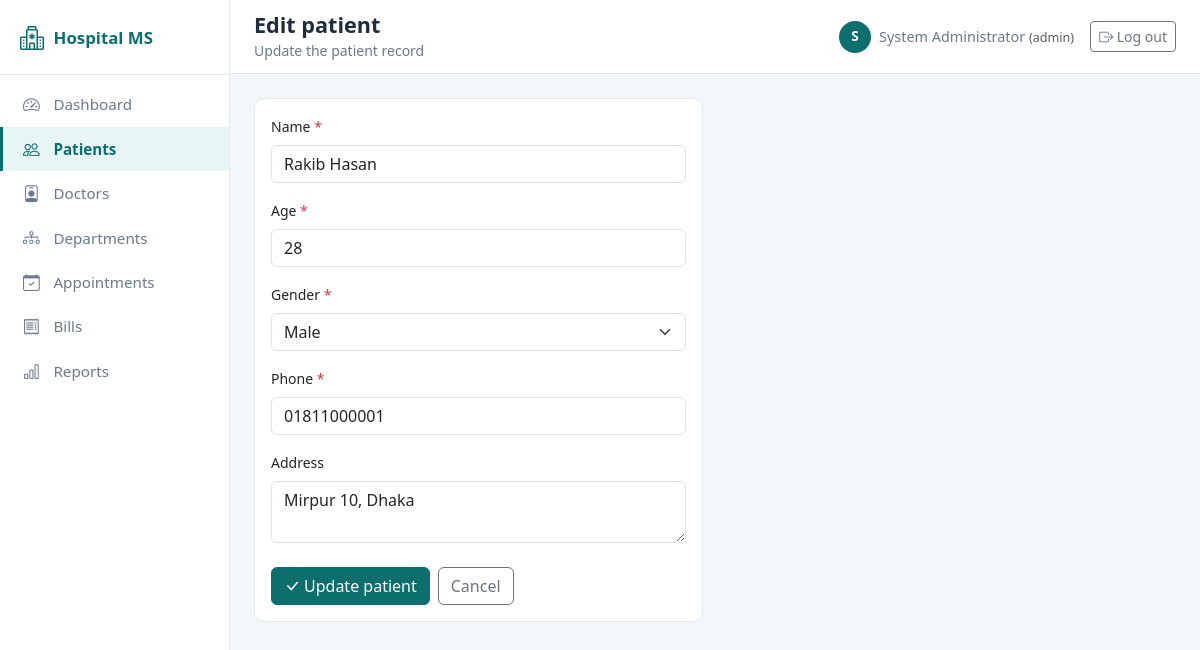
Screenshot of /patients/edit.php?id=1 (signed in) with the database file from the repository.
### tables this page shows
CREATE TABLE patients (
    patient_id  INT AUTO_INCREMENT PRIMARY KEY,
    name        VARCHAR(100) NOT NULL,
    age         INT NOT NULL,
    gender      ENUM('Male','Female','Other') NOT NULL,
    phone       VARCHAR(20) NOT NULL,
    address     VARCHAR(200) DEFAULT NULL,
    created_at  DATETIME NOT NULL DEFAULT CURRENT_TIMESTAMP
);

### includes/functions.php (called while the page is built, shortened)
<?php
function e($text)
{
    return htmlspecialchars($text ?? "", ENT_QUOTES, "UTF-8");
}
function fetch_all($conn, $sql, $params = [], $types = "")
{
    $stmt = mysqli_prepare($conn, $sql);
    if ($params) {
        if ($types === "") {
            $types = str_repeat("s", count($params));
        }
        mysqli_stmt_bind_param($stmt, $types, ...$params);
    }
    mysqli_stmt_execute($stmt);
    $result = mysqli_stmt_get_result($stmt);
    $rows = [];
    while ($row = mysqli_fetch_assoc($result)) {
        $rows[] = $row;
    }
    return $rows;
}
function fetch_one($conn, $sql, $params = [], $types = "")
{
    $rows = fetch_all($conn, $sql, $params, $types);
    return $rows ? $rows[0] : null;
}
?>

### patients/edit.php (the view, shortened to what this page needs)
<?php
require_once __DIR__ . "/../includes/auth.php";
$id = isset($_GET["id"]) ? (int) $_GET["id"] : 0;
$data = fetch_one($conn, "SELECT * FROM patients WHERE patient_id = ?", [$id]);
require_once __DIR__ . "/../includes/header.php";
?>
<div class="row">
  <div class="col-lg-6">
    <div class="card">
      <div class="card-body">
        <form method="post">
          <div class="mb-3">
            <label class="form-label">Name <span class="text-danger">*</span></label>
            <input type="text" name="name" class="form-control" value="<?php echo e($data["name"]); ?>" required>
          </div>
          <div class="mb-3">
            <label class="form-label">Age <span class="text-danger">*</span></label>
            <input type="number" name="age" class="form-control" value="<?php echo e($data["age"]); ?>" required>
          </div>
          <div class="mb-3">
            <label class="form-label">Gender <span class="text-danger">*</span></label>
            <select name="gender" class="form-select">
              <?php foreach (["Male", "Female", "Other"] as $g) { ?>
                <option value="<?php echo $g; ?>" <?php echo $data["gender"] == $g ? "selected" : ""; ?>><?php echo $g; ?></option>
              <?php } ?>
            </select>
          </div>
          <div class="mb-3">
            <label class="form-label">Phone <span class="text-danger">*</span></label>
            <input type="text" name="phone" class="form-control" value="<?php echo e($data["phone"]); ?>" required>
          </div>
          <div class="mb-3">
            <label class="form-label">Address</label>
            <textarea name="address" rows="2" class="form-control"><?php echo e($data["address"]); ?></textarea>
          </div>
          <div class="d-flex gap-2 pt-2">
            <button type="submit" class="btn btn-primary"><i class="bi bi-check-lg me-1"></i>Update patient</button>
            <a href="view.php?id=<?php echo $id; ?>" class="btn btn-outline-secondary">Cancel</a>
          </div>
        </form>
      </div>
    </div>
  </div>
</div>
<?php require_once __DIR__ . "/../includes/footer.php"; ?>

### assets/css/style.css (style rules this page uses)
:root { --hms-primary: #0d6e6e; --hms-primary-dark: #0a5757; --hms-accent: #e8f5f5; --hms-ink: #1f2d3d; --hms-muted: #6b7a8c; --hms-bg: #f4f7f9; --hms-border: #e3e9ee; }
body { background: var(--hms-bg); color: var(--hms-ink); font-size: 0.95rem; }
.card { border: 1px solid var(--hms-border); border-radius: 10px; }
.btn-primary { background: var(--hms-primary); border-color: var(--hms-primary); }
.form-label { font-weight: 500; font-size: 0.875rem; }

### rows the page displays
patients: name "Rakib Hasan", age "28", gender "Male", phone "01811000001", address "Mirpur 10, Dhaka"

### other values shown
$page_heading "Edit patient"
$page_subheading "Update the patient record"
substr($current_user["full_name"], 0, 1) "S"
$current_user["full_name"] "System Administrator"
$current_user["role"] "admin"
